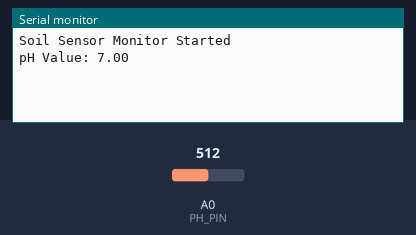
Simulated run of this sketch. Board: Arduino Uno, built with avr-gcc and run on an emulated ATmega328P. Shown: the last lines printed to the serial monitor. The inputs (shaded band) are chosen by the test bench; at power-on: A0 (PH_PIN) = 512.

Above: at 3.2 s.
3.3 s: A0 (PH_PIN) set to 716
At 4.2 s:
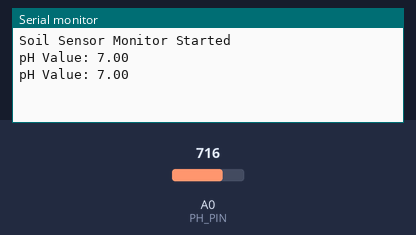
4.8 s: A0 (PH_PIN) set to 900
At 6.1 s:
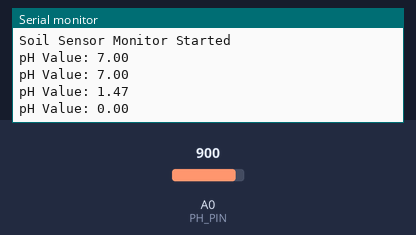
Timing chart, 0 to 7.8 s (numbered marks = the images above; inputs shaded):
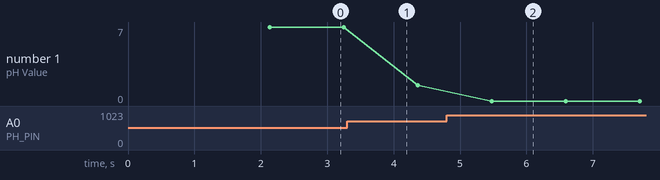

Measured:
- after the input at 4.8 s, the serial monitor: prints a new line after 0.68 s (image 2)
- plotted number 1: 7 → 1.47 after the input at 3.3 s, 1.47 → 0 after the input at 4.8 s

The sketch:

ec_sensor_bluetooth.ino
```cpp
/*
 * Soil Sensor Monitor - Arduino Code
 *
 * This Arduino sketch reads pH sensor data and sends it via HC-05 Bluetooth
 * module to the Flutter Android app in JSON format.
 * Prepared for future NPK sensor integration.
 *
 * Hardware connections:
 * - HC-05 VCC to 5V (or 3.3V)
 * - HC-05 GND to GND
 * - HC-05 RX to Pin 2 (through voltage divider if using 5V)
 * - HC-05 TX to Pin 3
 * - pH Sensor according to your sensor's datasheet
 * - Future NPK sensors will be added
 */

#include <SoftwareSerial.h>

// Create a SoftwareSerial object for HC-05 communication
SoftwareSerial bluetooth(2, 3); // RX, TX pins

// pH Sensor variables
const int PH_PIN = A0;        // Analog pin for pH sensor
const float VREF = 5.0;       // Reference voltage
const float PH_OFFSET = 0.0;  // pH calibration offset

// Future NPK sensor pins (uncomment when adding NPK sensors)
// const int N_PIN = A1;      // Nitrogen sensor pin
// const int P_PIN = A2;      // Phosphorus sensor pin
// const int K_PIN = A3;      // Potassium sensor pin

// Timing variables
unsigned long lastReading = 0;
const unsigned long READING_INTERVAL = 1000; // Send data every 1 second

void setup() {
  // Initialize Serial communications
  Serial.begin(9600);
  bluetooth.begin(9600);

  // Initialize pins
  pinMode(PH_PIN, INPUT);
  // pinMode(N_PIN, INPUT);   // Uncomment when adding NPK sensors
  // pinMode(P_PIN, INPUT);
  // pinMode(K_PIN, INPUT);

  // Wait for connections to stabilize
  delay(2000);

  Serial.println("Soil Sensor Monitor Started");
  bluetooth.println("{\"status\":\"ready\"}");
}

void loop() {
  // Check if it's time for a new reading
  if (millis() - lastReading >= READING_INTERVAL) {

    // Read pH sensor value
    float phValue = readPHSensor();

    // Read NPK values (uncomment when sensors are added)
    // int nValue = readNSensor();
    // int pValue = readPSensor();
    // int kValue = readKSensor();

    // Send JSON data to Flutter app via Bluetooth
    sendSensorData(phValue);
    // sendAllSensorData(phValue, nValue, pValue, kValue); // Use this when NPK sensors are added

    // Also print to Serial monitor for debugging
    Serial.print("pH Value: ");
    Serial.println(phValue);

    lastReading = millis();
  }
}

float readPHSensor() {
  // Read multiple samples for stability
  int sampleCount = 10;
  long sum = 0;

  for (int i = 0; i < sampleCount; i++) {
    sum += analogRead(PH_PIN);
    delay(10);
  }

  // Calculate average
  float voltage = (float)(sum / sampleCount) * VREF / 1024.0;

  // Convert voltage to pH value (this formula depends on your specific sensor)
  // This is a simplified calculation - adjust based on your sensor's datasheet
  float phValue;

  // Example conversion for a typical pH sensor
  // pH = 7.0 + ((2.5 - voltage) / 0.18);
  // Adjust this formula based on your specific pH sensor calibration
  phValue = 7.0 - ((voltage - 2.5) / 0.18) + PH_OFFSET;

  // Ensure reasonable bounds for pH (typically 0-14)
  if (phValue < 0) phValue = 0;
  if (phValue > 14) phValue = 14;

  return phValue;
}

// Future NPK sensor reading functions (implement when sensors are added)
/*
int readNSensor() {
  // Implement nitrogen sensor reading
  // Return nitrogen value in mg/kg or ppm
  return 0;
}

int readPSensor() {
  // Implement phosphorus sensor reading
  // Return phosphorus value in mg/kg or ppm
  return 0;
}

int readKSensor() {
  // Implement potassium sensor reading
  // Return potassium value in mg/kg or ppm
  return 0;
}
*/

void sendSensorData(float phValue) {
  // Create JSON string with pH only and send via Bluetooth
  bluetooth.print("{\"ph\":");
  bluetooth.print(phValue, 1); // 1 decimal place for pH
  bluetooth.println("}");
}

// Function to send all sensor data (use when NPK sensors are added)
/*
void sendAllSensorData(float phValue, int nValue, int pValue, int kValue) {
  // Create JSON string with all sensor values
  bluetooth.print("{\"ph\":");
  bluetooth.print(phValue, 1);
  bluetooth.print(",\"n\":");
  bluetooth.print(nValue);
  bluetooth.print(",\"p\":");
  bluetooth.print(pValue);
  bluetooth.print(",\"k\":");
  bluetooth.print(kValue);
  bluetooth.println("}");
}
*/

// Optional: Function to send test data (useful for debugging)
void sendTestData() {
  static float testPHValue = 6.5;

  bluetooth.print("{\"ph\":");
  bluetooth.print(testPHValue, 1);
  bluetooth.println("}");

  // Increment test value for next time
  testPHValue += 0.2;
  if (testPHValue > 8.0) testPHValue = 6.0;
}

// Optional: Function to send test data with NPK values
void sendTestDataWithNPK() {
  static float testPHValue = 6.5;
  static int testNValue = 40;
  static int testPValue = 30;
  static int testKValue = 50;

  bluetooth.print("{\"ph\":");
  bluetooth.print(testPHValue, 1);
  bluetooth.print(",\"n\":");
  bluetooth.print(testNValue);
  bluetooth.print(",\"p\":");
  bluetooth.print(testPValue);
  bluetooth.print(",\"k\":");
  bluetooth.print(testKValue);
  bluetooth.println("}");

  // Increment test values for next time
  testPHValue += 0.2;
  testNValue += 5;
  testPValue += 3;
  testKValue += 4;

  if (testPHValue > 8.0) testPHValue = 6.0;
  if (testNValue > 80) testNValue = 20;
  if (testPValue > 60) testPValue = 20;
  if (testKValue > 90) testKValue = 30;
}

// Optional: Function to handle commands from Flutter app
void handleBluetoothCommands() {
  if (bluetooth.available()) {
    String command = bluetooth.readStringUntil('\n');
    command.trim();

    if (command == "ping") {
      bluetooth.println("{\"status\":\"pong\"}");
    } else if (command == "test") {
      sendTestData();
    } else if (command == "test_npk") {
      sendTestDataWithNPK();
    } else if (command == "calibrate") {
      bluetooth.println("{\"status\":\"calibration_mode\"}");
      // Add calibration logic here
    }
  }
}
```
